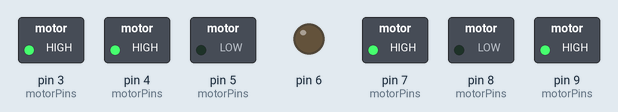
The program below on a simulated Arduino Nano, built with avr-gcc and run on an emulated ATmega328P. Shown: switched loads named in the program (green lamp = pin HIGH), output pins drawn as LEDs (lit = HIGH).

Above: at 0.5 s.
At 1.5 s:
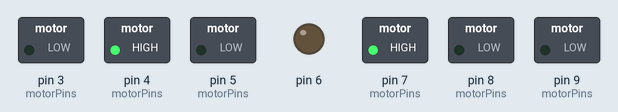
Timing chart, 0 to 3.0 s (numbered marks = the images above):
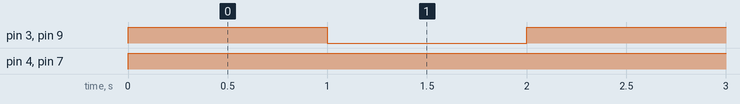

Measured:
- by itself, pin 3 (motorPins), pin 9 (motorPins): alternates HIGH for 1.0 s and LOW for 1.0 s
- by itself, pin 4 (motorPins), pin 7 (motorPins): LOW → HIGH at 0.00 s

The program:

main.cpp
```cpp
#include <Arduino.h>
#include "Motor.h"

int motorPins[6] = {4, 5, 3, 7, 8, 9};

#define forw_time 1000
#define turn_time 700

Motor motor_one(motorPins[0], motorPins[1], motorPins[2]);
Motor motor_two(motorPins[3], motorPins[4], motorPins[5]);

void setup() {
    for(int i = motorPins[0]; i <= motorPins[5]; i ++){
        pinMode(i, OUTPUT);
    }
}

void loop() {
    motor_one.forward(true, 255);
    motor_two.forward(true, 255);
    delay(forw_time);

    motor_one.forward(true, 0);
    motor_two.forward(true, 0);
    delay(forw_time);
}
```

Motor.cpp
```cpp
//
// Created by Константин on 02.03.2025.
//
#include <Arduino.h>
#include "Motor.h"

Motor::Motor(int positive_pin, int negative_pin, int rotation_pin) {
    pinMode(positive_pin, OUTPUT);
    pinMode(negative_pin, OUTPUT);
    pinMode(rotation_pin, OUTPUT);

    _positive_pin = positive_pin;
    _negative_pin = negative_pin;
    _rotation_pin = rotation_pin;
}

void Motor::forward(bool state, int turn_speed) {
    digitalWrite(_positive_pin, state);
    digitalWrite(_negative_pin, !state);
    analogWrite(_rotation_pin, turn_speed);
}

void Motor::turn_move(int speed) {
    if (speed > 0) {
        digitalWrite(_positive_pin, HIGH);
        digitalWrite(_negative_pin, LOW);
    } else if (speed < 0) {
        digitalWrite(_positive_pin, LOW);
        digitalWrite(_negative_pin, HIGH);
    } else {
        stop(); // Остановка мотора при нулевой скорости
    }
    analogWrite(_rotation_pin, abs(speed)); // Модуль скорости
}

void Motor::soft_stop() {
    for (int speed = 255; speed >= 0; speed--) {
        analogWrite(_rotation_pin, speed);
        delay(10); // Можно настроить длительность задержки
    }
    digitalWrite(_positive_pin, LOW);
    digitalWrite(_negative_pin, LOW);
}

void Motor::stop() {
  digitalWrite(_positive_pin, LOW);
  digitalWrite(_negative_pin, LOW);
  analogWrite(_rotation_pin, 0);
}
```

Motor.h
```cpp
//
// Created by Константин on 02.03.2025.
//
#ifndef MOTOR_H
#define MOTOR_H

class Motor {
public:
    Motor(int positive_pin, int negative_pin, int rotation_pin);

    void forward(bool state, int turn_speed);
    void turn_move(int speed);
    void soft_stop();
    void stop();

private:
    int _positive_pin;
    int _negative_pin;
    int _rotation_pin;
};

#endif //MOTOR_H
```
